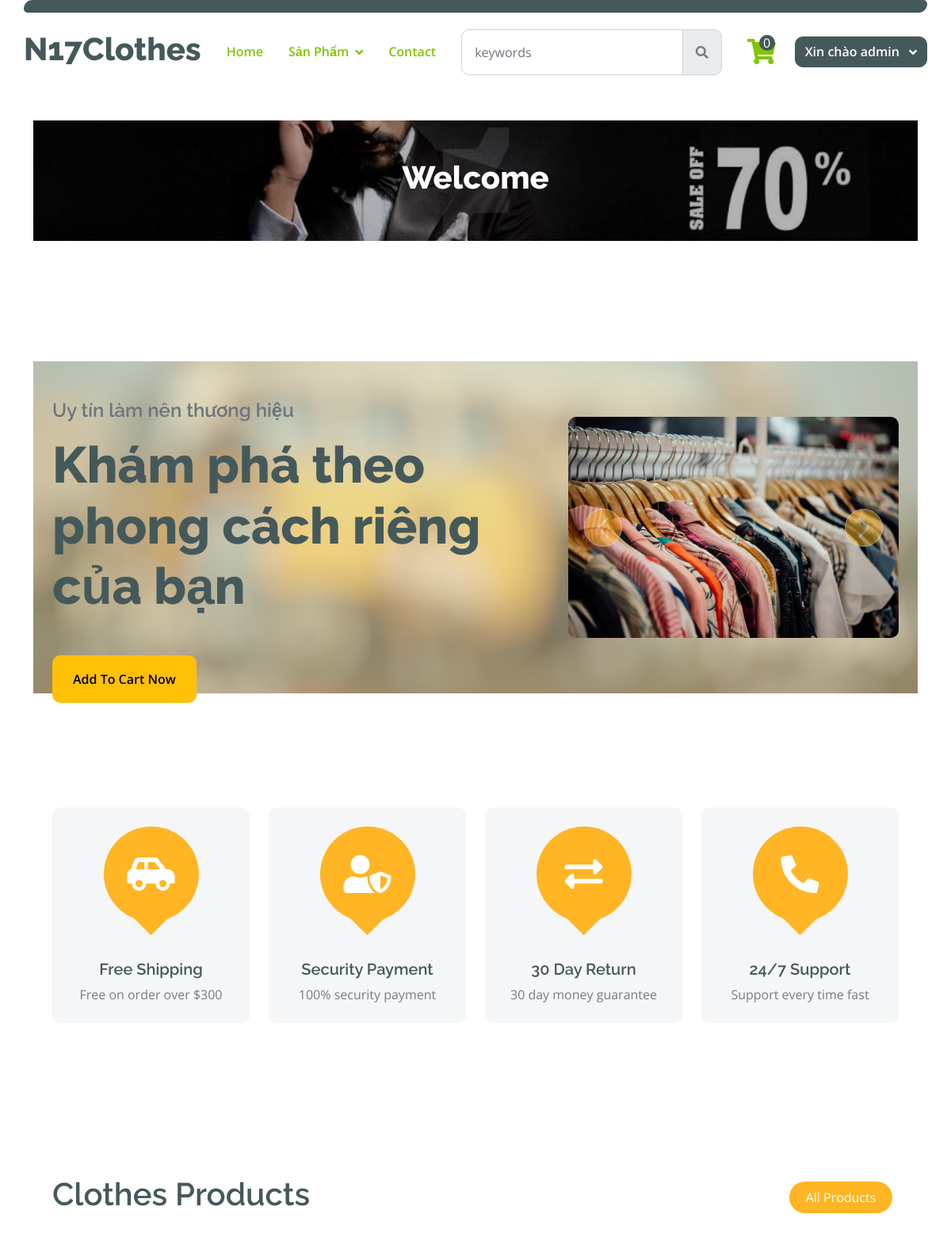
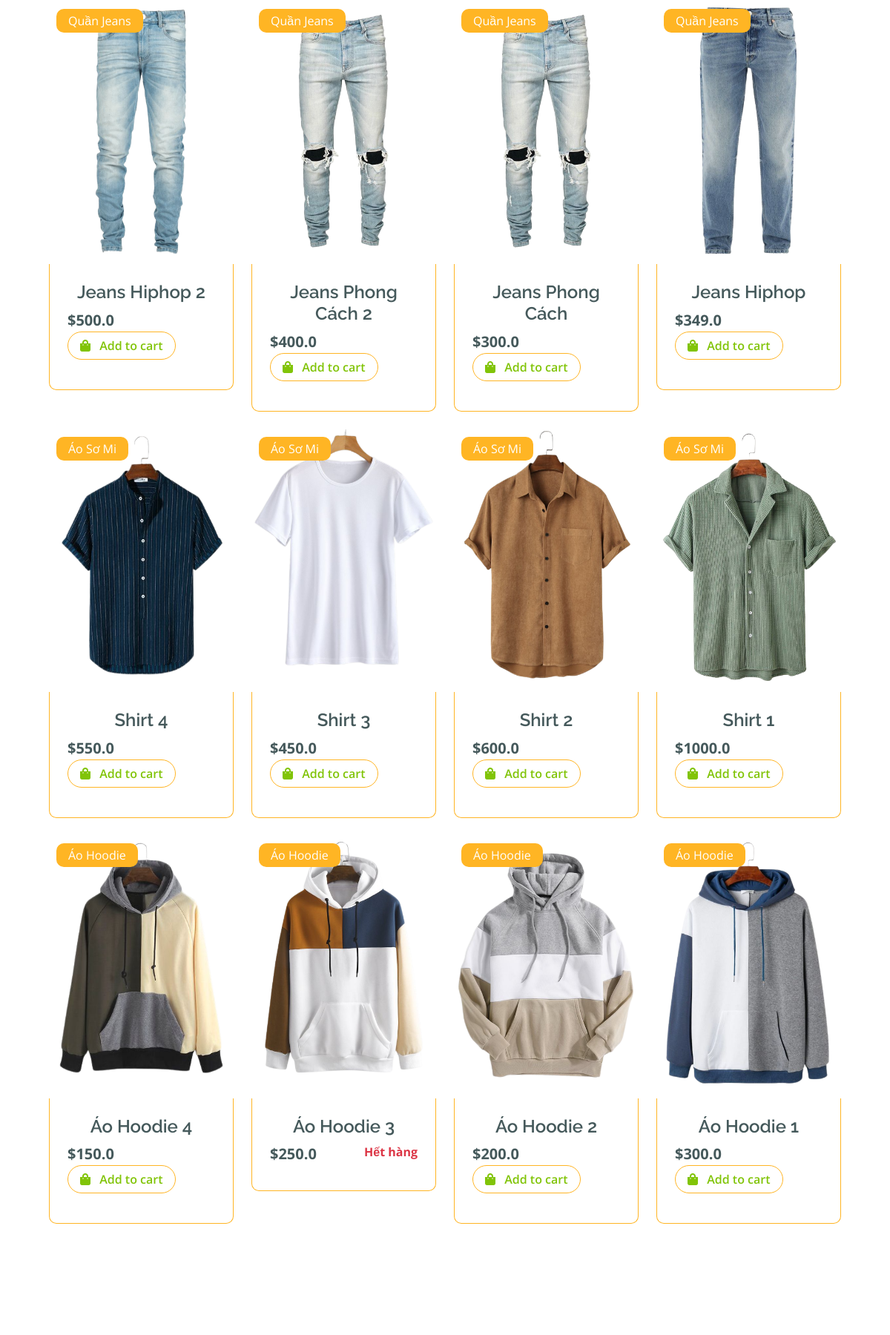
The app's page / (signed in, upper part) with its own data (2 pictures, top to bottom).
### app/models.py (models this page shows, shortened)
class Product(models.Model):
    name = models.CharField(max_length=200, null=True)
    price = models.FloatField()
    quantity = models.IntegerField(default = 0, null = True, blank = True)
    discount = models.FloatField()
    image = models.ImageField(null=True, blank=True, upload_to='products_pics')
    category = models.ForeignKey(Category, on_delete=models.SET_NULL, null=True, blank= True)
    description = models.CharField(max_length=1000, null=True)
    date = models.DateTimeField(auto_now_add=True)
    @property
    def ImageURL(self):
        try:
            url = self.image.url
        except:
            url = ''
        return url

class Category(models.Model):
    name = models.CharField(max_length=200, null=True)
    slug = models.SlugField(max_length = 200, unique = True)
    def __str__(self):
        return self.name

### app/views.py (the view)
# urls.py: 2. Add a URL to urlpatterns:  path('', views.home, name='home')
def home(request):
    if request.user.is_authenticated:
        customer = request.user
        order, created = Order.objects.get_or_create(customer = customer, complete = False)
        items = order.orderitem_set.all()
        cartItems = order.get_cart_items
    else:
        items= []
        order = {"get_cart_items":0,"get_cart_total":0 }
        cartItems = order['get_cart_items']
    products = Product.objects.all().order_by("-date")
    random_products = sample(list(products), ( len(products)))
    categories = Category.objects.all()
    context = {'products' : products,'categories' :categories, 'cartItems':cartItems, 'random_products': random_products   }
    return render(request,"app/home.html",context)

### app/models.py (called while the page is built)
    @property
    def get_cart_items(self):
        orderitems = self.orderitem_set.all()
        total = sum([item.quantity for item in orderitems])
        return total

### app/templates/app/home.html (shortened to what this page needs)
{% extends "app/base.html" %} {% load static %} {% block main-content %}
<div class="container-fluid mb-5 hero-header">
  <div class="container py-5">
    <div class="row g-5 align-items-center">
      <div class="col-md-12 col-lg-7">
        <h4 class="mb-3 text-muted">Uy tín làm nên thương hiệu</h4>
        <h2 class="mb-5 display-3 text-dark">
          Khám phá theo phong cách riêng của bạn
        </h2>
        <div class="position-relative mx-auto">
          <button
            type=""
            class="btn btn-warning border-2  py-3 px-4 position-absolute "
            style=""
          >
            Add To Cart Now
          </button>
        </div>
      </div>
      <div class="col-md-12 col-lg-5">
        <div
          id="carouselId"
          class="carousel slide position-relative"
          data-bs-ride="carousel"
        >
          <div class="carousel-inner" role="listbox">
            <div class="carousel-item active rounded">
              <img
                src="{%static 'app/clothes/img/img1.png'%}"
                class="img-fluid w-100 h-100 bg-secondary rounded"
                alt="First slide"
              />
            </div>
          </div>
          <button
            class="carousel-control-prev bg-secondary"
            type="button"
            data-bs-target="#carouselId"
            data-bs-slide="prev"
          >
            <span class="carousel-control-prev-icon" aria-hidden="true"></span>
          </button>
          <button
            class="carousel-control-next bg-secondary"
            type="button"
            data-bs-target="#carouselId"
            data-bs-slide="next"
          >
            <span class="carousel-control-next-icon" aria-hidden="true"></span>
          </button>
        </div>
      </div>
    </div>
  </div>
</div>
<div class="container-fluid featurs py-5">
  <div class="container py-5">
    <div class="row g-4">
      <div class="col-md-6 col-lg-3">
        <div class="featurs-item text-center rounded bg-light p-4">
          <div
            class="featurs-icon btn-square rounded-circle bg-secondary mb-5 mx-auto"
          >
            <i class="fas fa-car-side fa-3x text-white"></i>
          </div>
          <div class="featurs-content text-center">
            <h5>Free Shipping</h5>
            <p class="mb-0">Free on order over $300</p>
          </div>
        </div>
      </div>
      <div class="col-md-6 col-lg-3">
        <div class="featurs-item text-center rounded bg-light p-4">
          <div
            class="featurs-icon btn-square rounded-circle bg-secondary mb-5 mx-auto"
          >
            <i class="fas fa-user-shield fa-3x text-white"></i>
          </div>
          <div class="featurs-content text-center">
            <h5>Security Payment</h5>
            <p class="mb-0">100% security payment</p>
          </div>
        </div>
      </div>
      <div class="col-md-6 col-lg-3">
        <div class="featurs-item text-center rounded bg-light p-4">
          <div
            class="featurs-icon btn-square rounded-circle bg-secondary mb-5 mx-auto"
          >
            <i class="fas fa-exchange-alt fa-3x text-white"></i>
          </div>
          <div class="featurs-content text-center">
            <h5>30 Day Return</h5>
            <p class="mb-0">30 day money guarantee</p>
          </div>
        </div>
      </div>
      <div class="col-md-6 col-lg-3">
        <div class="featurs-item text-center rounded bg-light p-4">
          <div
            class="featurs-icon btn-square rounded-circle bg-secondary mb-5 mx-auto"
          >
            <i class="fa fa-phone-alt fa-3x text-white"></i>
          </div>
          <div class="featurs-content text-center">
            <h5>24/7 Support</h5>
            <p class="mb-0">Support every time fast</p>
          </div>
        </div>
      </div>
    </div>
  </div>
</div>
<div class="container-fluid fruite py-5">
  <div class="container py-5">
    <div class="tab-class text-center">
      <div class="row g-4">
        <div class="col-lg-4 text-start">
          <h1>Clothes Products</h1>
        </div>
        <div class="col-lg-8 text-end">
          <ul class="nav nav-pills d-inline-flex text-center mb-5">
            <li class="nav-item">
              <a
                class="d-flex m-2 py-2 bg-light rounded-pill active"
                data-bs-toggle="pill"
                href="#tab-1"
              >
                <span class="text-dark" style="width: 130px">All Products</span>
              </a>
            </li>
          </ul>
        </div>
      </div>
      <div class="tab-content">
        <div id="tab-1" class="tab-pane fade show p-0 active">
          <div class="row g-4">
            <div class="col-lg-12">
              <div class="row g-4">
                {% for product in products|slice:":12" %}
                <div class="col-md-6 col-lg-4 col-xl-3">
                  <div class="rounded position-relative fruite-item">
                    <div class="fruite-img">
                      <a href="{% url 'details'%}?id={{product.id}}">
                        <img
                          src="{{product.ImageURL}}"
                          class=" w-100 rounded-top"
                          height="350px"
                          alt=""
                      /></a>
                    </div>
                    <div
                      class="text-white bg-secondary px-3 py-1 rounded position-absolute"
                      style="top: 10px; left: 10px"
                    >
                      {{product.category}}
                    </div>
                    <div
                      class="p-4 border border-secondary border-top-0 rounded-bottom mt-1"
                    >
                      <h4>{{product.name}}</h4>
                      <div class="d-flex justify-content-between flex-lg-wrap">
                        <p class="text-dark fs-5 fw-bold mb-0">
                          ${{product.price}}
                        </p>
                        {% if product.quantity > 0  %}
                        <p
                        href="!#"
                        data-product="{{product.id}}"
                        data-action="add"
                        class="btn border border-secondary rounded-pill px-3 text-primary updated-cart"
                      >
                        <i class="fa fa-shopping-bag me-2 text-primary"></i>
                        Add to cart
                      </p>
                      {% else %}
                      <p class="text-danger" style="font-weight: bold;">Hết hàng</P>
                        {% endif %}
                      </div>
                    </div>
                  </div>
                </div>
                {% endfor %}
              </div>
            </div>
          </div>
        </div>
      </div>
    </div>
  </div>
</div>
<div class="container-fluid service py-5">
  <div class="container py-5">
  </div>
</div>
{% endblock main-content %}

### app/templates/app/base.html (shortened to what this page needs)
{% load static %}
<!DOCTYPE html>
<html lang="en">
    <head>
        <link rel="stylesheet" href="https://use.fontawesome.com/releases/v5.15.4/css/all.css"/>
        <link href="https://cdn.jsdelivr.net/npm/bootstrap-icons@1.4.1/font/bootstrap-icons.css" rel="stylesheet">
        <link href="{%static 'app/clothes/lib/lightbox/css/lightbox.min.css'%}" rel="stylesheet">
        <link href="{%static 'app/clothes/lib/owlcarousel/assets/owl.carousel.min.css'%}" rel="stylesheet">
        <link href="{%static 'app/clothes/css/bootstrap.min.css'%}" rel="stylesheet">
        <link href="{%static 'app/clothes/css/style.css'%}" rel="stylesheet">
    </head>
    <body>
    <div class="container">
<div class="container-fluid fixed-top">
    <div class="container topbar bg-dark text-light d-none d-lg-block py-2">
    </div>
    <div class="container px-0">
        <nav class="navbar navbar-light bg-white navbar-expand-xl">
            <a href="{% url "home" %}" class="navbar-brand"><h5 class="text-dark display-6">N17Clothes</h5></a>
            <div class="collapse navbar-collapse bg-white" id="navbarCollapse">
                <div class="navbar-nav mx-auto">
                    <a href="{% url "home" %}" class="nav-item nav-link active btn btn-lg">Home</a>
                    <div class="nav-item dropdown">
                        <a href="#" class="nav-link dropdown-toggle text-primary btn btn-lg" data-bs-toggle="dropdown">Sản Phẩm</a>
                    </div>
                    <a href="{% url "contact" %}" class="nav-item nav-link active btn btn-lg">Contact</a>
                </div>
                <form role="search" class="modal-body d-flex align-items-center" method="POST" action="{% url "search" %}">
                    <div class="input-group w-70 mx-auto d-flex">
                        <input type="search" class="form-control p-3" placeholder="keywords" aria-describedby="search-icon-1" name="searched">
                        <button id="search-icon-1" class="input-group-text p-3"><i class="fa fa-search"></i></button>
                    </div>
                </form>
                <div class="d-flex justify-content-center align-items-center m-3 me-0">
                    <a href="{% url 'cart' %}" class="position-relative me-4 my-auto">
                        <i class="fas fa-shopping-cart fa-2x"></i>
                        <span id='cart-total' class="position-absolute bg-dark rounded-circle d-flex align-items-center justify-content-center text-white px-1" style="top: -5px; left: 15px; height: 20px; min-width: 20px;">{{cartItems}}</span>
                    </a>
                        {% if user.is_authenticated %}
                        <div class="dropdown" style = "visibility:{{user_login}}">
                            <a class="btn btn-dark dropdown-toggle" href="#" role="button" data-bs-toggle="dropdown" aria-expanded="false">
                             Xin chào {{request.user}}
                            </a>
                          </div>
                        {% endif %}
                </div>
            </div>
        </nav>
    </div>
</div>
   <div class="container-fluid page-header py-5">
            <h1 class="text-center text-white display-6">Welcome</h1>
        </div>
        {% block main-content %}
        {% endblock main-content %}
    </div>
    </body>
</html>

### app/static/app/clothes/css/style.css (style rules this page uses)
.btn { font-weight: 600; transition: .5s; }
.btn-square { width: 32px; height: 32px; }
.btn-square, .btn-sm-square, .btn-md-square, .btn-lg-square { padding: 0; display: flex; align-items: center; justify-content: center; font-weight: normal; }
.btn.border-secondary { transition: 0.5s; }
.fixed-top { transition: 0.5s; background: var(--bs-white); border: 0; }
.topbar { padding: 20px; border-radius: 230px 100px; }
.navbar .navbar-nav .nav-link { padding: 10px 15px; font-size: 16px; transition: .5s; }
.navbar { height: 100px; border-bottom: 1px solid rgba(255, 255, 255, .1); }
.navbar .navbar-nav .nav-link:hover, .navbar .navbar-nav .nav-link.active, .fixed-top.bg-white .navbar .navbar-nav .nav-link:hover, .fixed-top.bg-white .navbar .navbar-nav .nav-link.active { color: var(--bs-primary); }
.navbar .dropdown-toggle::after { border: none; content: "\f107"; font-family: "Font Awesome 5 Free"; font-weight: 700; vertical-align: middle; margin-left: 8px; }
.hero-header { background: linear-gradient(rgba(248, 223, 173, 0.5), rgba(248, 223, 173, 0.5)), url(../img/hero-img.jpg); background-position: center center; background-repeat: no-repeat; background-size: cover; position: relative; }
.carousel-item { position: relative; }
.carousel-control-next, .carousel-control-prev { width: 48px; height: 48px; border-radius: 48px; border: 1px solid var(--bs-white); background: var(--bs-primary); position: absolute; top: 50%; transform: translateY(-50%); }
.carousel-control-next { margin-right: 20px; }
.carousel-control-prev { margin-left: 20px; }
.page-header { position: relative; background: linear-gradient(rgba(0, 0, 0, 0.3), rgba(0, 0, 0, 0.3)), url(../img/cart-page-header-img.jpg); background-position: center center; background-repeat: no-repeat; background-size: cover; }
@media (min-width: 992px) { .hero-header, .page-header { margin-top: 152px !important; } }
.featurs .featurs-item .featurs-icon { position: relative; width: 120px; height: 120px; }
.featurs .featurs-item .featurs-icon::after { content: ""; width: 35px; height: 35px; background: var(--bs-secondary); position: absolute; bottom: -10px; transform: translate(-50%); transform: rotate(45deg); background: var(--bs-secondary); }
.fruite .tab-class .nav-item a.active { background: var(--bs-secondary) !important; }
.fruite .tab-class .nav-item a.active span { color: var(--bs-white) !important; }
.fruite .fruite-item { height: 100%; transition: 0.5s; }
.fruite .fruite-item .fruite-img { overflow: hidden; transition: 0.5s; border-radius: 10px 10px 0 0; }
.fruite .fruite-item .fruite-img img { transition: 0.5s; }
form { display: flex; flex-direction: column; justify-content: center; align-items: center; width: 100%; gap: 1em; }
input { width: 100%; padding: 1em; border: 1px solid hsl(246, 25%, 77%); border-radius: 5px; color: hsl(249, 10%, 26%); font-weight: 700; position: relative; }

### records on screen
Product: ImageURL (picture), category "Quần Jeans", name "Jeans Hiphop 2", price "500.0"
Product: ImageURL (picture), category "Quần Jeans", name "Jeans Phong Cách 2", price "400.0"
Product: ImageURL (picture), category "Quần Jeans", name "Jeans Phong Cách", price "300.0"
Product: ImageURL (picture), category "Quần Jeans", name "Jeans Hiphop", price "349.0"
Product: ImageURL (picture), category "Áo Sơ Mi", name "Shirt 4", price "550.0"
Product: ImageURL (picture), category "Áo Sơ Mi", name "Shirt 3", price "450.0"
Product: ImageURL (picture), category "Áo Sơ Mi", name "Shirt 2", price "600.0"
Product: ImageURL (picture), category "Áo Sơ Mi", name "Shirt 1", price "1000.0"
Product: ImageURL (picture), category "Áo Hoodie", name "Áo Hoodie 4", price "150.0"
Product: ImageURL (picture), category "Áo Hoodie", name "Áo Hoodie 3", price "250.0", quantity "Hết hàng"
Product: ImageURL (picture), category "Áo Hoodie", name "Áo Hoodie 2", price "200.0"
Product: ImageURL (picture), category "Áo Hoodie", name "Áo Hoodie 1", price "300.0"

### other values on screen
{{ cartItems }} "0"
{{ request.user }} "admin"
